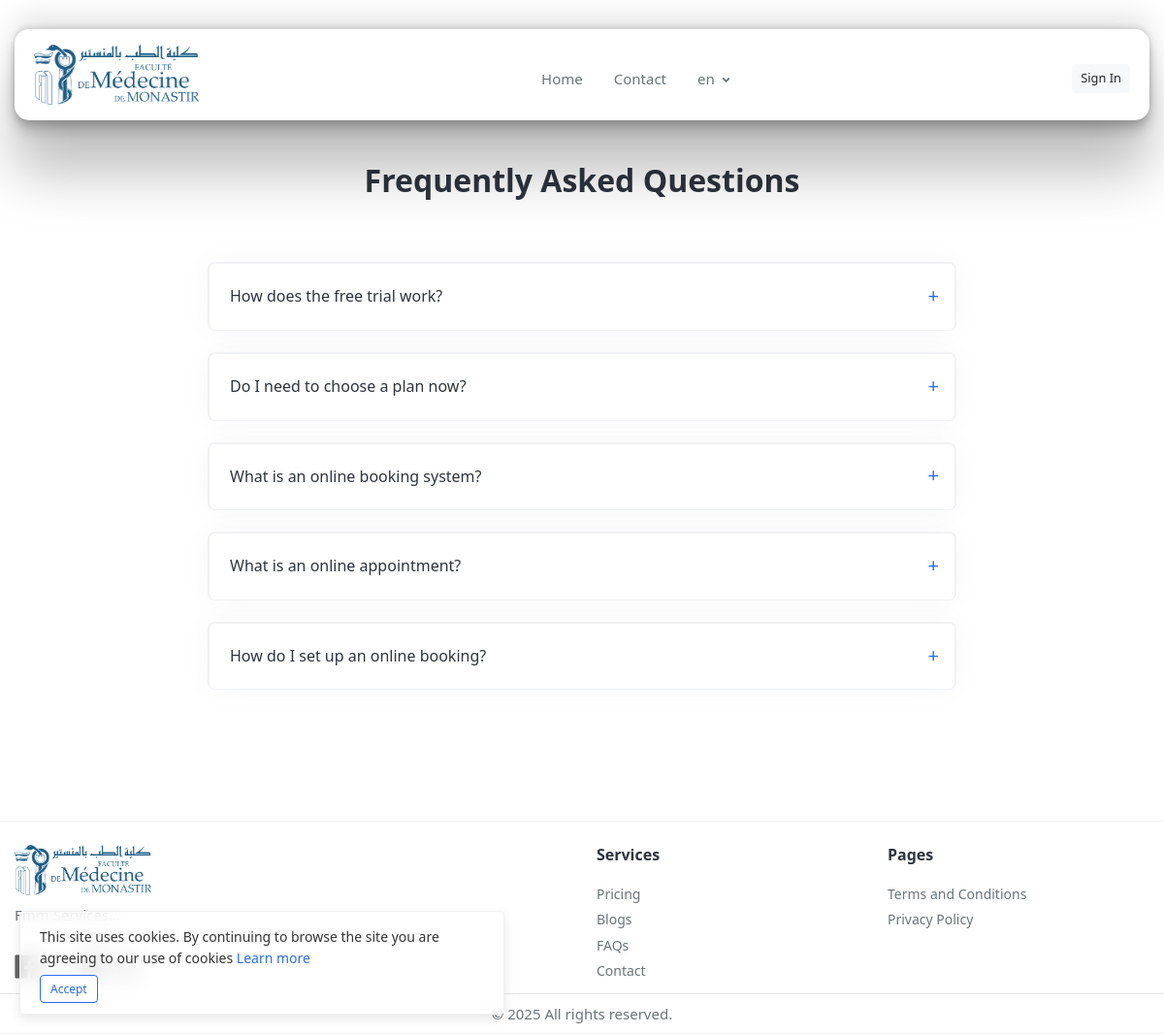
The app's page /index.php/home/faqs with its own data.
### tables this page shows
CREATE TABLE `settings` (
  `id` int(11) NOT NULL,
  `site_name` varchar(255) DEFAULT NULL,
  `site_title` varchar(255) DEFAULT NULL,
  `favicon` varchar(255) DEFAULT NULL,
  `logo` varchar(255) DEFAULT NULL,
  `hero_img` varchar(255) DEFAULT NULL,
  `keywords` varchar(255) DEFAULT NULL,
  `description` text DEFAULT NULL,
  `footer_about` text DEFAULT NULL,
  `admin_email` varchar(255) DEFAULT NULL,
  `mobile` varchar(255) DEFAULT NULL,
  `copyright` varchar(255) DEFAULT NULL,
  `pagination_limit` int(11) DEFAULT NULL,
  `facebook` varchar(255) DEFAULT NULL,
  `instagram` varchar(255) DEFAULT NULL,
  `twitter` varchar(255) DEFAULT NULL,
  `linkedin` varchar(255) DEFAULT NULL,
  `google_analytics` longtext DEFAULT NULL,
  `site_color` varchar(255) DEFAULT NULL,
  `site_font` varchar(255) DEFAULT NULL,
  `layout` int(11) DEFAULT NULL,
  `about_info` mediumtext DEFAULT NULL,
  `ind_code` varchar(255) DEFAULT NULL,
  `purchase_code` varchar(255) DEFAULT NULL,
  `link` varchar(255) DEFAULT NULL,
  `enable_captcha` int(11) NOT NULL DEFAULT 0,
  `enable_workflow` int(11) NOT NULL DEFAULT 1,
  `enable_feature` int(11) NOT NULL,
  `enable_users` int(11) NOT NULL DEFAULT 1,
  `enable_blog` int(11) NOT NULL,
  `enable_faq` int(11) NOT NULL,
  `enable_animation` int(11) DEFAULT 1,
  `enable_registration` int(11) NOT NULL,
  `enable_payment` int(11) NOT NULL,
  `enable_paypal` int(11) NOT NULL DEFAULT 0,
  `enable_email_verify` int(11) NOT NULL,
  `check_email_verify_user` varchar(155) DEFAULT '0',
  `enable_multilingual` int(11) DEFAULT 0,
  `enable_frontend` varchar(155) DEFAULT '1',
  `enable_lifetime` varchar(155) DEFAULT '0',
  `enable_coupon` int(11) DEFAULT 0,
  `captcha_type` int(11) DEFAULT NULL,
  `captcha_site_key` varchar(255) DEFAULT NULL,
  `captcha_secret_key` varchar(255) DEFAULT NULL,
  `paypal_email` varchar(255) DEFAULT NULL,
  `paypal_payment` int(11) DEFAULT 0,
  `stripe_payment` int(11) DEFAULT 0,
  `publish_key` varchar(255) DEFAULT NULL,
  `secret_key` varchar(255) DEFAULT NULL,
  `paystack_payment` varchar(155) DEFAULT '0',
  `paystack_secret_key` varchar(255) DEFAULT NULL,
  `paystack_public_key` varchar(255) DEFAULT NULL,
  `razorpay_payment` varchar(155) DEFAULT '0',
  `razorpay_key_id` varchar(255) DEFAULT NULL,
  `razorpay_key_secret` varchar(255) DEFAULT NULL,
  `mercado_payment` int(11) DEFAULT 0,
  `mercado_currency` varchar(155) DEFAULT NULL,
  `mercado_api_key` varchar(255) DEFAULT NULL,
  `mercado_token` varchar(255) DEFAULT NULL,
  `flutterwave_payment` int(11) DEFAULT 0,
  `flutterwave_public_key` varchar(255) DEFAULT NULL,
  `flutterwave_secret_key` varchar(255) DEFAULT NULL,
  `paypal_mode` varchar(255) DEFAULT 'sandbox',
  `twillo_account_sid` varchar(255) DEFAULT NULL,
  `twillo_auth_token` varchar(255) DEFAULT NULL,
  `twillo_number` varchar(255) DEFAULT NULL,
  `enable_sms` varchar(255) NOT NULL DEFAULT '0',
  `enable_wallet` varchar(155) DEFAULT '0',
  `min_payout_amount` varchar(155) DEFAULT '0',
  `commission_rate` varchar(155) DEFAULT '0',
  `paypal_payout` varchar(155) DEFAULT '1',
  `iban_payout` varchar(155) DEFAULT '1',
  `swift_payout` varchar(155) DEFAULT '1',
  `google_client_id` text DEFAULT NULL,
  `google_client_secret` varchar(255) DEFAULT NULL,
  `enable_offline_payment` varchar(255) DEFAULT '0',
  `offline_details` text DEFAULT NULL,
  `openai_key` varchar(255) DEFAULT NULL,
  `openai_model` varchar(255) DEFAULT NULL,
  `enable_openai` int(11) DEFAULT 0,
  `enable_cdomain` int(11) DEFAULT 1,
  `mail_protocol` varchar(255) DEFAULT NULL,
  `mail_title` varchar(255) DEFAULT NULL,
  `mail_host` varchar(255) DEFAULT NULL,
  `mail_port` varchar(255) DEFAULT NULL,
  `mail_encryption` varchar(255) DEFAULT 'ssl',
  `mail_username` varchar(255) DEFAULT NULL,
  `mail_password` varchar(255) DEFAULT NULL,
  `is_smtp` int(11) DEFAULT 1,
  `sender_mail` varchar(255) DEFAULT NULL,
  `chart_style` varchar(255) NOT NULL DEFAULT 'style1',
  `num_format` varchar(155) DEFAULT '0',
  `curr_locate` varchar(155) DEFAULT '0',
  `country` int(11) NOT NULL DEFAULT 178,
  `site_info` int(11) DEFAULT NULL,
  `lang` int(11) NOT NULL DEFAULT 1,
  `trial_days` varchar(155) DEFAULT '0',
  `tax_name` varchar(255) DEFAULT NULL,
  `tax_value` varchar(255) DEFAULT NULL,
  `type` varchar(255) NOT NULL DEFAULT 'live',
  `time_zone` int(11) DEFAULT 1,
  `site_url` varchar(255) DEFAULT NULL,
  `version` varchar(255) NOT NULL DEFAULT 'v1.1'
);

CREATE TABLE `language` (
  `id` int(11) NOT NULL,
  `name` varchar(255) NOT NULL,
  `slug` varchar(255) NOT NULL,
  `short_name` varchar(255) NOT NULL,
  `code` varchar(255) DEFAULT NULL,
  `text_direction` varchar(255) NOT NULL,
  `status` int(11) NOT NULL
);

CREATE TABLE `faqs` (
  `id` int(11) NOT NULL,
  `title` varchar(255) DEFAULT NULL,
  `details` mediumtext DEFAULT NULL
);

CREATE TABLE `pages` (
  `id` int(11) NOT NULL,
  `business_id` varchar(255) NOT NULL DEFAULT '0',
  `title` varchar(255) DEFAULT NULL,
  `slug` varchar(255) DEFAULT NULL,
  `details` longtext DEFAULT NULL,
  `status` int(11) DEFAULT NULL,
  `created_at` varchar(255) DEFAULT NULL
);

### application/views/faqs.php (the view, shortened to what the rows shown need)
<section class="pt-6">
    <div class="container">
        <div class="row">
            <div class="col-md-10 col-lg-9 col-xl-8 mx-md-auto">
                <?php if (empty($faqs)): ?>
                    <?php include'include/not_found_msg.php'; ?>
                </div>
            </div>
        <?php else: ?>
        <div class="text-center mx-md-auto mb-5 mb-md-7 mb-lg-9">
            <h2 class="custom-font"><?php echo trans('frequently-asked-questions') ?></h2>
        </div>
        <div class="row">
            <?php $i=1; foreach ($faqs as $row): ?>
                <div class="col-md-12 col-lg-12 col-xl-12">
                    <div class="accordion" id="accordion<?= $i; ?>">
                        <div class="card faqs mb-4">
                            <div class="card-header chfaqs" id="headingOne">
                                <h2 class="mb-0">
                                    <button class="btn btn-link mb-0 text-dark collapsed" type="button" data-toggle="collapse" data-target="#collapse<?= $i; ?>" aria-expanded="false" aria-controls="collapse<?= $i; ?>">
                                      <?php echo html_escape($row->title); ?>
                                    </button>
                                </h2>
                            </div>
                        </div>
                    </div>
                </div>
            <?php $i++; endforeach; ?>
        </div>
        <?php endif; ?>
    </div>
</section>

### application/views/include/header.php (shortened to what the rows shown need)
<!DOCTYPE html>
<html lang="en" dir="<?php echo text_dir(); ?>">
<head>
    <?php $settings = get_settings(); ?>
    <link rel="stylesheet" href="<?php echo base_url() ?>assets/front/libs/font-awesome/css/fontawesome-all.min.css">
    <link rel="stylesheet" href="<?php echo base_url() ?>assets/front/libs/jarallax/dist/jarallax.css">
    <link rel="stylesheet" href="<?php echo base_url() ?>assets/front/libs/owl-carousel/dist/css/owl.carousel.min.css">
    <link rel="stylesheet" href="<?php echo base_url() ?>assets/front/libs/owl-carousel/dist/css/owl.theme.default.min.css">
    <link rel="stylesheet" href="<?php echo base_url() ?>assets/front/css/simple-line-icons.css">
    <link rel="stylesheet" href="<?php echo base_url() ?>assets/admin/css/sweet-alert.css" rel="stylesheet" />
    <link rel="stylesheet" href="<?php echo base_url() ?>assets/admin/plugins/line-icons/lineicons.css">
    <link rel="stylesheet" href="<?php echo base_url() ?>assets/front/css/daterangepicker.css" />
    <link rel="stylesheet" href="<?php echo base_url() ?>assets/front/css/owl.carousel.min.css">
    <link rel="stylesheet" href="<?php echo base_url() ?>assets/front/css/owl.theme.default.min.css">
    <link rel="stylesheet" href="<?php echo base_url() ?>assets/front/css/lightbox.css">
    <link rel="stylesheet" href="<?php echo base_url() ?>assets/admin/plugins/datatables-bs4/css/dataTables.bootstrap4.css">
    <link href="<?php echo base_url() ?>assets/front/css/template.min.css?var=<?= settings()->version ?>&time=<?=time();?>" rel="stylesheet">
    <?php if(settings()->enable_animation == 1): ?>
        <link rel="stylesheet" href="<?php echo base_url() ?>assets/front/css/aos.css">
    <?php endif; ?>
    <link rel="stylesheet" href="<?php echo base_url() ?>assets/admin/plugins/select2/css/select2.min.css">
    <link rel="stylesheet" href="<?php echo base_url() ?>assets/admin/css/nice-select.css">
    <link href="<?php echo base_url() ?>assets/admin/css/bootstrap-datepicker.min.css" rel="stylesheet">
    <link href="<?php echo base_url() ?>assets/admin/css/timepicker.min.css" rel="stylesheet">
    <?php if (isset($page_title) && $page_title == 'Register'): ?>
        <link href="<?php echo base_url() ?>assets/front/css/intelInput.css" rel="stylesheet">
    <?php else: ?>
        <link href="<?php echo base_url() ?>assets/front/css/intlInputPhone.css" rel="stylesheet">
    <?php endif ?>
    <link href="<?php echo base_url() ?>assets/front/css/style-over.php?color=<?php echo settings()->site_color; ?>" rel="stylesheet">
    <link rel="stylesheet" href="<?php echo base_url() ?>assets/front/libs/owl-carousel/dist/css/owl.carousel.min.css">
    <link rel="stylesheet" href="<?php echo base_url() ?>assets/front/libs/owl-carousel/dist/css/owl.theme.default.min.css">
</head>
<body<?php if(isset($is_embed) && $is_embed == true){echo ' class="is-embed-no-bg"';} ?>>
    <div class="main-wrapper">
        <?php if (isset($menu) && $menu == TRUE): ?>
            <header id="navbar">
                <div class="container">
                    <nav class="navbar navbar-expand-lg navbar-light bg-whites py-3">
                        <a class="navbar-brand" href="<?php echo base_url() ?>">
                            <img width="170px" src="<?php echo base_url(settings()->logo) ?>" alt="logo">
                        </a>
                        <div id="navbarContent" class="collapse navbar-collapse mt-2">
                            <ul class="navbar-nav align-items-lg-center ml-auto">
                                <li class="nav-item xs-mb-10"><a href="<?php echo base_url() ?>" class="nav-link  <?php if(isset($page_title) && $page_title == "Home"){echo "active";} ?>"><?php echo trans('home') ?></a></li>
                                <li class="nav-item xs-mb-10"><a href="<?php echo base_url('contact') ?>" class="nav-link <?php if(isset($page_title) && $page_title == "Contact"){echo "active";} ?>"><?php echo trans('contact') ?></a></li>
                                <?php if (settings()->enable_multilingual == 1): ?>
                                    <li class="nav-item dropdown">
                                        <a href="javascript:void(0);" data-toggle="dropdown" class="nav-link dropdown-toggle"><?php echo lang_short_form(); ?></a>
                                    </li>
                                <?php endif ?>
                            </ul>
                            <ul class="navbar-nav align-items-lg-center ml-lg-auto mt-0">
                                <li class="nav-item mr-0">
                                    <?php if (is_admin()): ?>
                                        <a class="btn btn-sm btn-light-secondary ml-auto" href="<?php echo base_url('auth/logout') ?>"><i class="lni lni-exit"></i> <?php echo trans('logout') ?> </a>
                                        <a class="btn btn-sm btn-primary ml-auto" href="<?php echo base_url('admin/dashboard') ?>"><i class="icon-speedometer"></i> <?php echo trans('dashboard') ?></a>
                                    <?php else: ?>
                                        <a class="btn btn-sm btn-light ml-auto" href="<?php echo base_url('login') ?>"><?php echo trans('sign-in') ?></a>
                                    <?php endif ?>
                                </li>
                            </ul>
                        </div>
                    </nav>
                </div>
            </header>
        <?php endif ?>

### application/views/include/footer.php (shortened to what the rows shown need)
<?php if (isset($menu) && $menu == TRUE): ?>
<footer class="pt-4 border-top border-light">
    <div class="container">
        <div class="row pb-2">
            <div class="col-sm-5 col-lg-5 mb-5 mb-lg-0">
                <img width="150px" src="<?php echo base_url(settings()->logo) ?>" class="w-md-30 mb-2" alt="logo">
                <p class=""><?php echo html_escape(settings()->footer_about) ?></p>
                <ul class="list-unstyled social-icon2 mb-0">
                    <?php if (!empty($settings->facebook)) : ?>
                        <li><a target="_blank" href="<?= prep_url($settings->facebook) ?>"><i class="lni lni-facebook-original"></i></a></li>
                    <?php endif ?>
                    <?php if (!empty($settings->twitter)) : ?>
                        <li><a target="_blank" href="<?= prep_url($settings->twitter) ?>"><i class="lni lni-twitter"></i></a></li>
                    <?php endif ?>
                    <?php if (!empty($settings->linkedin)) : ?>
                        <li><a target="_blank" href="<?= prep_url($settings->linkedin) ?>"><i class="lni lni-linkedin-original"></i></a></li>
                    <?php endif ?>
                    <?php if (!empty($settings->instagram)) : ?>
                        <li><a target="_blank" href="<?= prep_url($settings->instagram) ?>"><i class="lni lni-instagram-original"></i></a></li>
                    <?php endif ?>
                </ul>
            </div>
            <div class="col-sm-1 col-lg-1 mb-5 mb-sm-0"></div>
            <div class="col-sm-3 col-lg-3 mb-5 mb-lg-0">
                <h3 class="h6"><?php echo trans('services') ?></h3>
                <ul class="footer-list-style-two">
                    <li><a href="<?php echo base_url('pricing') ?>"><?php echo trans('pricing') ?></a></li>
                    <?php if (settings()->enable_blog == 1): ?>
                        <li><a href="<?php echo base_url('blogs') ?>"><?php echo trans('blogs') ?></a></li>
                    <?php endif; ?>
                    <?php if (settings()->enable_faq == 1): ?>
                    <li><a href="<?php echo base_url('faqs') ?>"><?php echo trans('faqs') ?></a></li>
                    <?php endif; ?>
                    <li><a href="<?php echo base_url('contact') ?>"><?php echo trans('contact') ?></a></li>
                </ul>
            </div>
            <div class="col-sm-3 col-lg-3 mb-5 mb-sm-0">
                <?php if (!empty(get_pages(0))): ?>
                <h3 class="h6"><?php echo trans('pages') ?></h3>
                <ul class="footer-list-style-two">
                    <?php foreach (get_pages(0) as $page): ?>
                        <li><a href="<?php echo base_url('page/'.$page->slug) ?>"><?php echo html_escape($page->title) ?></a></li>
                    <?php endforeach ?>
                </ul>
                <?php endif ?>
            </div>
        </div>
    </div>
    <div class="text-center border-top">
        <div class="container">
            <div class="row py-2">
                <div class="col-md-12">
                    <p class="mb-0"><?php echo html_escape(settings()->copyright) ?></p>
                </div>
            </div>
        </div>
    </div>
</footer>
<?php endif; ?>
</div>
</body>
</html>

### records on screen
settings: logo (picture), language.short_name "en", footer_about "Fmm Services...", copyright "© 2025 All rights reserved."
faqs: title "How does the free trial work?"
faqs: title "Do I need to choose a plan now?"
faqs: title "What is an online booking system?"
faqs: title "What is an online appointment?"
faqs: title "How do I set up an online booking?"
pages: title "Terms and Conditions"
pages: title "Privacy Policy"

### other values on screen
trans('home') "Home"
trans('contact') "Contact"
trans('sign-in') "Sign In"
trans('frequently-asked-questions') "Frequently Asked Questions"
trans('services') "Services"
trans('pricing') "Pricing"
trans('blogs') "Blogs"
trans('faqs') "FAQs"
trans('pages') "Pages"
